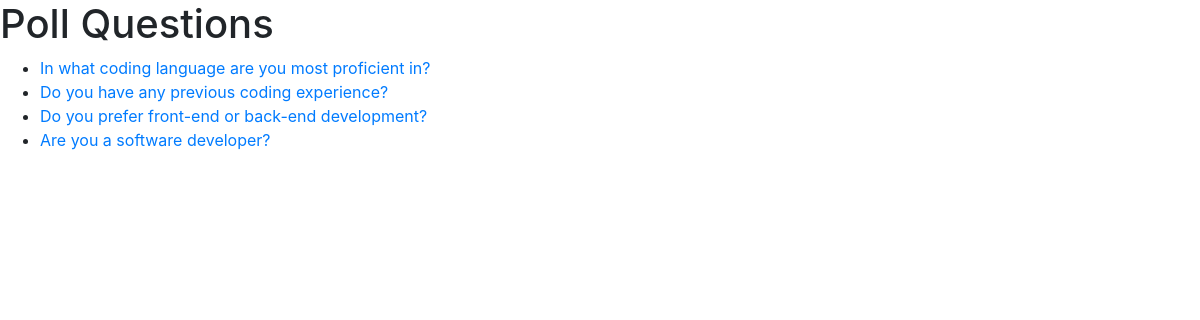
Screenshot of /polls/ with the database file from the repository.
### polls/models.py (models this page shows, shortened)
class Question(models.Model):
    question_text = models.CharField(max_length=200)
    pub_date = models.DateTimeField('date published')

### polls/views.py (the view)
# urls.py: path('', views.index),
def index(request):
    latest_question_list = Question.objects.order_by('-pub_date')[:5]
    context = {'latest_question_list': latest_question_list}
    return render(request, "polls/poll.html", context)

### polls/templates/polls/poll.html (shortened to what this page needs)
<!DOCTYPE html>
<html>
<head>
    <link rel="stylesheet" href="https://maxcdn.bootstrapcdn.com/bootstrap/4.5.2/css/bootstrap.min.css">
</head>
<body>
    <h1>Poll Questions</h1>
    {% if latest_question_list %}
    <ul>
        {% for question in latest_question_list %}
        <li>
            <a href = "{% url 'polls:detail' question.id %}">
                {{ question.question_text }}
            </a>
        </li>
        {% endfor %}
    </ul>
    {% else %}
    <p>No polls are available.</p>
    {% endif %}
</body>
</html>

### rows the page displays
Question: question_text "In what coding language are you most proficient in?"
Question: question_text "Do you have any previous coding experience?"
Question: question_text "Do you prefer front-end or back-end development?"
Question: question_text "Are you a software developer?"
